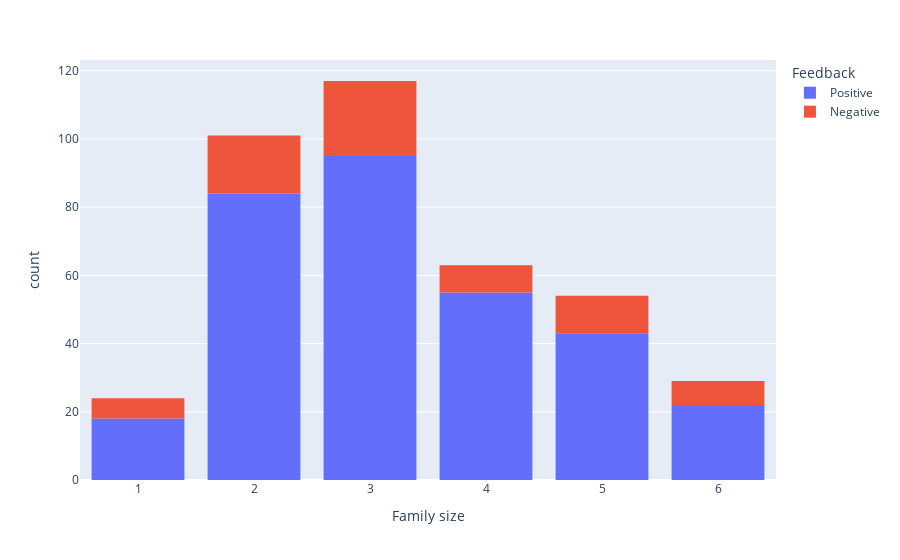

The notebook cell saved with this chart:
### Code cell
fig = px.histogram(food_orders, x = 'Family size', color = 'Feedback')
fig.update_layout(bargap = 0.2)
fig.show()

### Figure 1 — Plotly figure (JSON) as saved in the notebook; plotly's stock layout.template omitted (floating-point values rounded to 4 significant figures; data arrays with more than 128 entries replaced by an {"elided": "..."} marker saying what was removed)
{"data": [{"alignmentgroup": "True", "bingroup": "x", "hovertemplate": "Feedback=Positive<br>Family size=%{x}<br>count=%{y}<extra></extra>", "legendgroup": "Positive", "marker": {"color": "#636efa", "pattern": {"shape": ""}}, "name": "Positive", "offsetgroup": "Positive", "orientation": "v", "showlegend": true, "type": "histogram", "x": {"elided": "317 int values"}, "xaxis": "x", "yaxis": "y"}, {"alignmentgroup": "True", "bingroup": "x", "hovertemplate": "Feedback=Negative <br>Family size=%{x}<br>count=%{y}<extra></extra>", "legendgroup": "Negative ", "marker": {"color": "#EF553B", "pattern": {"shape": ""}}, "name": "Negative ", "offsetgroup": "Negative ", "orientation": "v", "showlegend": true, "type": "histogram", "x": [3, 2, 3, 4, 5, 4, 3, 2, 2, 4, 5, 6, 2, 5, 3, 3, 5, 3, 5, 2, 3, 1, 3, 2, 3, 2, 4, 4, 6, 2, 3, 2, 5, 3, 3, 1, 6, 1, 2, 6, 6, 2, 2, 3, 3, 2, 5, 5, 5, 1, 3, 2, 6, 3, 2, 5, 3, 3, 4, 4, 2, 3, 2, 4, 5, 3, 3, 1, 3, 6, 1], "xaxis": "x", "yaxis": "y"}], "layout": {"bargap": 0.2, "barmode": "relative", "legend": {"title": {"text": "Feedback"}, "tracegroupgap": 0}, "margin": {"t": 60}, "xaxis": {"anchor": "y", "domain": [0, 1], "title": {"text": "Family size"}}, "yaxis": {"anchor": "x", "domain": [0, 1], "title": {"text": "count"}}}}
